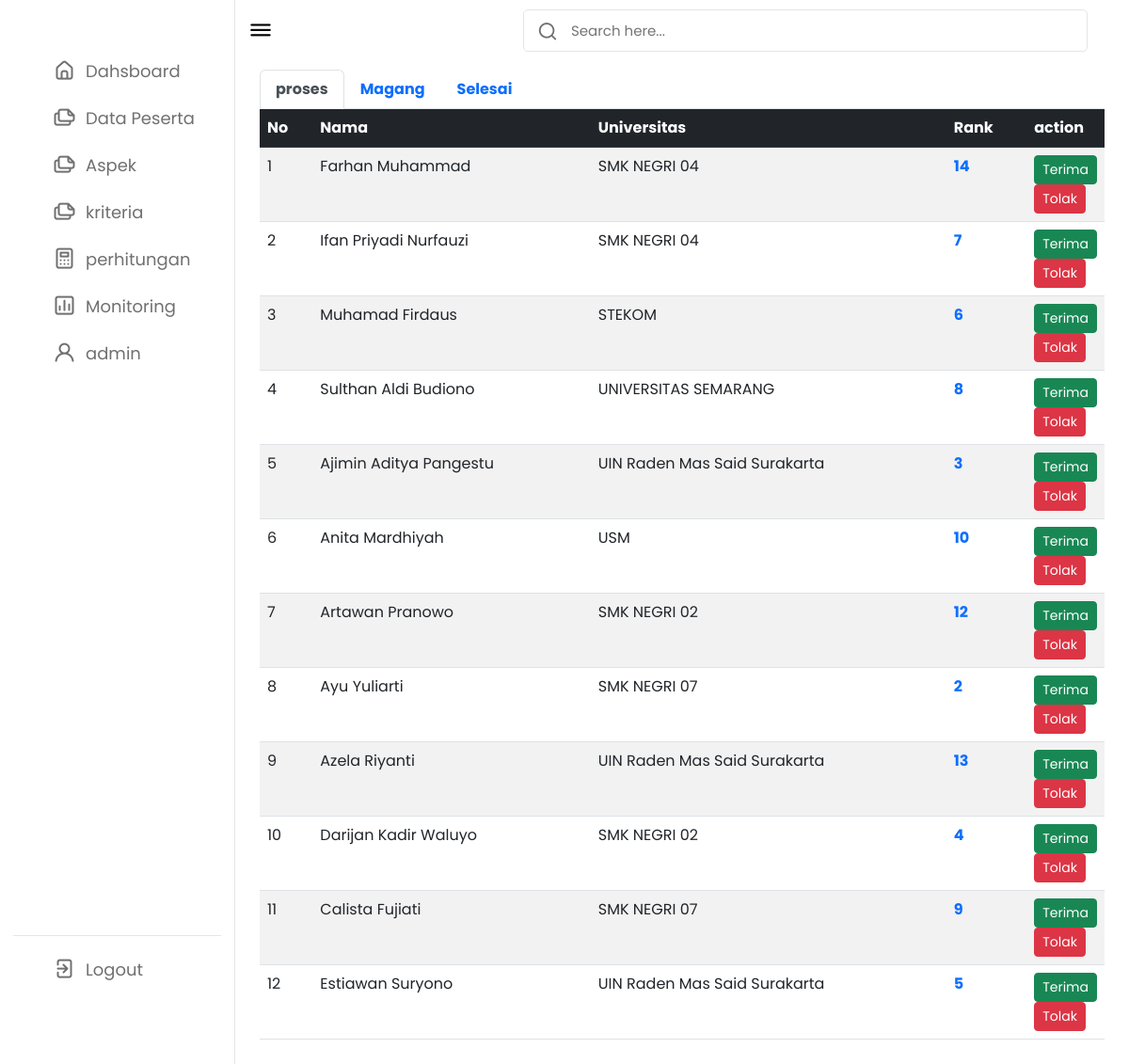
Page /home.php?page=history (signed in) on the committed database.
### tables this page shows
CREATE TABLE `pm_ranking` (
  `id_peserta` int(10) NOT NULL,
  `nama_peserta` varchar(50) NOT NULL,
  `universitas` varchar(50) NOT NULL,
  `nilai_akhir` decimal(10,2) NOT NULL,
  `status` int(10) NOT NULL
);

### class.php (called while the page is built)
<?php
function cari_nilai($sql)
{
  $host     = "localhost";
  $username = "root";
  $password = "";
  $database = "web_pm1";
  $koneksi  = mysqli_connect($host, $username, $password, $database);
  $hasil = mysqli_query($koneksi, $sql);
  $r = mysqli_fetch_array($hasil);
  return $r["nilai"];
}

### history.php (the view, shortened to what this page needs)
<head>
  <link href="https://cdn.jsdelivr.net/npm/bootstrap@5.2.3/dist/css/bootstrap.min.css" rel="stylesheet">
</head>
<div class="container" style="padding-top: 4rem;">
  <form class="form-kecerdasan" method="post" action="" role="form">
    <ul class="nav nav-tabs" id="myTab" role="tablist" style="font-weight: bold;">
      <li class="nav-item" role="presentation">
        <button class="nav-link active" id="home-tab" data-bs-toggle="tab" data-bs-target="#home-tab-pane" type="button" role="tab" aria-controls="home-tab-pane" aria-selected="true">proses</button>
      </li>
      <li class="nav-item" role="presentation">
        <button class="nav-link" id="profile-tab" data-bs-toggle="tab" data-bs-target="#profile-tab-pane" type="button" role="tab" aria-controls="profile-tab-pane" aria-selected="false">Magang</button>
      </li>
      <li class="nav-item" role="presentation">
        <button class="nav-link" id="selesai-tab" data-bs-toggle="tab" data-bs-target="#selesai-tab-pane" type="button" role="tab" aria-controls="selesai-tab-pane" aria-selected="false">Selesai</button>
      </li>
    </ul>
    <div class="tab-content" id="myTabContent">
      <div class="tab-pane fade show active" id="home-tab-pane" role="tabpanel" aria-labelledby="home-tab" tabindex="0">
        <table class="table table-striped">
          <thead class="table-dark">
            <tr>
              <th>No</th>
              <th>Nama</th>
              <th>Universitas</th>
              <th>Rank</th>
              <th>action</th>
            </tr>
          </thead>
          <tbody>
            <?php
            $no = 1;
            $query = "SELECT * FROM pm_ranking WHERE status= 0";
            $master_pelamar = $koneksi->prepare($query);
            $master_pelamar->execute();
            $res1 = $master_pelamar->get_result();
            if ($res1->num_rows > 0) {
              while ($row = $res1->fetch_assoc()) {
                $nama_pelamar = $row['nama_peserta'];
                $univ = $row['universitas'];
            ?>
                <tr>
                  <td class="nomor"><?php echo $no++; ?></td>
                  <td><?php echo $nama_pelamar; ?></td>
                  <td><?php echo $univ; ?></td>
                  <td class="text-primary" style=" font-weight : bolder;">
                    <?php
                    echo cari_nilai("select rank as nilai from(SELECT id_peserta, nilai_akhir, @curRank := @curRank + 1 AS rank FROM pm_ranking p, (SELECT @curRank := 0) r ORDER BY nilai_akhir desc) tbl where id_peserta =" . $row['id_peserta'] . "");
                    ?>
                  </td>
                  <td class="kotak" style="width: 20px; height: 10px; align-items: center">
                    <?php
                    if ($row['status'] == '0') {
                      echo "<form method='post'>";
                      echo "<button type='submit' name='terima' class='btn btn-success btn-sm'> <i class='fa fa-trash'></i> Terima </button>";
                      echo "<button type='submit' name='tolak' class='btn btn-danger btn-sm'> <i class='fa fa-trash'></i> Tolak </button>";
                      echo "</form>";
                    }
                    ?>
                  </td>
                </tr>
              <?php }
            } else { ?>
              <tr>
                <td style="text-align: center;" colspan='7'>Tidak ada data yang ditemukan</td>
              </tr>
            <?php }
            ?>
          </tbody>
        </table>
      </div>
    </div>
  </form>
</div>

### css1/admin.css (style rules this page uses)
* { margin: 0; padding: 0; box-sizing: border-box; font-family: 'Poppins', sans-serif; }
:root { --primary-color: #0E4BF1; --panel-color: #FFF; --text-color: #000; --black-light-color: #707070; --border-color: #e6e5e5; --toggle-color: #DDD; --box1-color: #4DA3FF; --box2-color: #FFE6AC; --box3-color: #E7D1FC; --title-icon-color: #fff; --tran-05: all 0.5s ease; --tran-03: all 0.3s ease; --tran-03: all 0.2s ease; }
body { min-height: 100vh; background-color: var(--primary-color); }

### rows in the picture
pm_ranking: nama_peserta "Farhan Muhammad", universitas "SMK NEGRI 04", cari_nilai "14"
pm_ranking: nama_peserta "Ifan Priyadi Nurfauzi", universitas "SMK NEGRI 04", cari_nilai "7"
pm_ranking: nama_peserta "Muhamad Firdaus", universitas "STEKOM", cari_nilai "6"
pm_ranking: nama_peserta "Sulthan Aldi Budiono", universitas "UNIVERSITAS SEMARANG", cari_nilai "8"
pm_ranking: nama_peserta "Ajimin Aditya Pangestu", universitas "UIN Raden Mas Said Surakarta", cari_nilai "3"
pm_ranking: nama_peserta "Anita Mardhiyah", universitas "USM", cari_nilai "10"
pm_ranking: nama_peserta "Artawan Pranowo", universitas "SMK NEGRI 02", cari_nilai "12"
pm_ranking: nama_peserta "Ayu Yuliarti", universitas "SMK NEGRI 07", cari_nilai "2"
pm_ranking: nama_peserta "Azela Riyanti", universitas "UIN Raden Mas Said Surakarta", cari_nilai "13"
pm_ranking: nama_peserta "Darijan Kadir Waluyo", universitas "SMK NEGRI 02", cari_nilai "4"
pm_ranking: nama_peserta "Calista Fujiati", universitas "SMK NEGRI 07", cari_nilai "9"
pm_ranking: nama_peserta "Estiawan Suryono", universitas "UIN Raden Mas Said Surakarta", cari_nilai "5"

### other values in the picture
$_SESSION['nama'] "admin"
